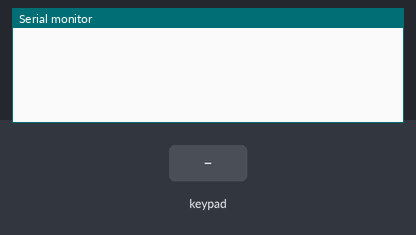
Bench run of a sketch on a simulated Arduino Uno, built with avr-gcc and run on an emulated ATmega328P. Shown: the last lines printed to the serial monitor. The inputs (shaded band) are chosen by the test bench.

Above: at 2.4 s.
2.5 s: key '1' pressed
At 4.2 s:
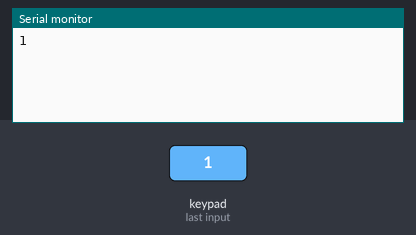
4.7 s: key 'A' pressed
At 6.0 s:
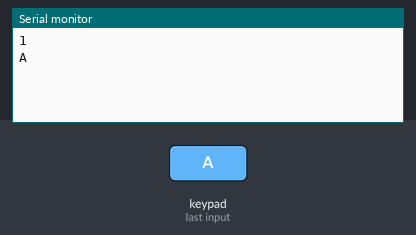
7.1 s: key 'B' pressed
At 9.1 s:
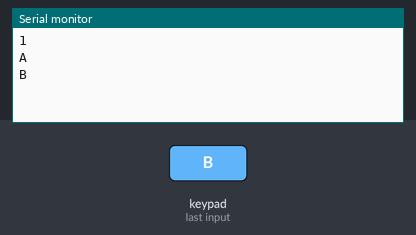
9.5 s: key 'C' pressed
At 11.0 s:
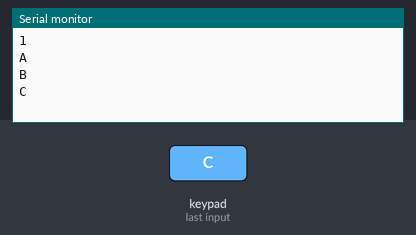
11.9 s: key '*' pressed
At 14.0 s:
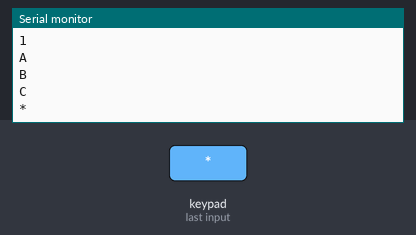
14.3 s: key '#' pressed
At 15.9 s:
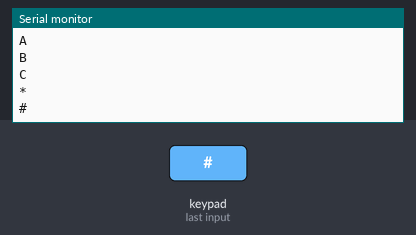

Measured:
- after the input at 2.5 s, the serial monitor: prints a new line after 0.70 s (image 1)
- after the input at 4.7 s, the serial monitor: prints a new line after 0.90 s (image 2)
- after the input at 7.1 s, the serial monitor: prints a new line after 0.90 s (image 3)
- after the input at 9.5 s, the serial monitor: prints a new line after 0.91 s (image 4)
- after the input at 11.9 s, the serial monitor: prints a new line after 0.91 s (image 5)
- after the input at 14.3 s, the serial monitor: prints a new line after 0.91 s (image 6)

The sketch:

keypad.ino
```cpp
#include <Keypad.h>
// requires downloading the keypad library by adafruit

const byte numRows= 4; //number of rows on the keypad
const byte numCols= 4; //number of columns on the keypad

/*keymap defines the key pressed according to the row and columns just as appears on the keypad*/
char keymap[numRows][numCols]=
{
{'1', '2', '3', 'A'},
{'4', '5', '6', 'B'},
{'7', '8', '9', 'C'},
{'*', '0', '#', 'D'}
};

// keypad has 8 ports
// port 1 is mapped to pin 9, 2 is mapped to pin 8 ... port 8 is mapped to pin 2
byte rowPins[numRows] = {9,8,7,6}; //Rows 0 to 3
byte colPins[numCols]= {5,4,3,2}; //Columns 0 to 3

//initializes an instance of the Keypad class
Keypad keypad = Keypad(makeKeymap(keymap), rowPins, colPins, numRows, numCols);

void setup()
{
  Serial.begin(9600);
}
void loop()
{
  char key = keypad.getKey();

  if (key)
  {
    Serial.println(key);
  }
  delay(800);
}
```
